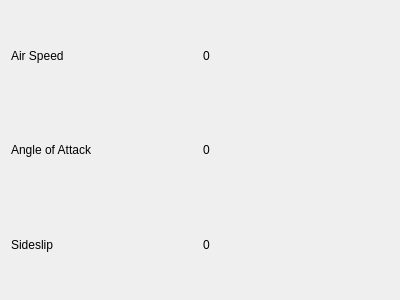
<?xml version="1.0" encoding="UTF-8"?>
<ui version="4.0">
 <class>AirVelocityWidget</class>
 <widget class="QWidget" name="AirVelocityWidget">
  <property name="geometry">
   <rect>
    <x>0</x>
    <y>0</y>
    <width>400</width>
    <height>300</height>
   </rect>
  </property>
  <property name="windowTitle">
   <string>AirVelocityWidget</string>
  </property>
  <layout class="QGridLayout" name="gridLayout">
   <item row="0" column="0">
    <widget class="QLabel" name="label">
     <property name="text">
      <string>Air Speed</string>
     </property>
    </widget>
   </item>
   <item row="0" column="1">
    <widget class="QLabel" name="AirSpeedLabel">
     <property name="text">
      <string>0</string>
     </property>
    </widget>
   </item>
   <item row="1" column="0">
    <widget class="QLabel" name="label_2">
     <property name="text">
      <string>Angle of Attack</string>
     </property>
    </widget>
   </item>
   <item row="1" column="1">
    <widget class="QLabel" name="AoALabel">
     <property name="text">
      <string>0</string>
     </property>
    </widget>
   </item>
   <item row="2" column="0">
    <widget class="QLabel" name="label_3">
     <property name="text">
      <string>Sideslip</string>
     </property>
    </widget>
   </item>
   <item row="2" column="1">
    <widget class="QLabel" name="SideSlipLabel">
     <property name="text">
      <string>0</string>
     </property>
    </widget>
   </item>
  </layout>
 </widget>
 <layoutdefault spacing="6" margin="11"/>
 <resources/>
 <connections/>
</ui>
